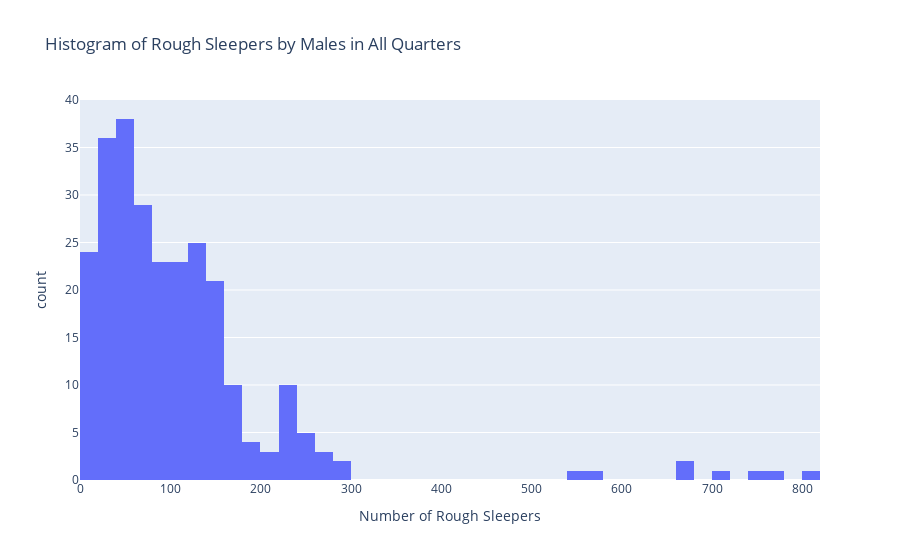

This figure's notebook cell:
### Code cell
# Histogram of rough sleepers by Males in all quarters
import plotly.express as px
fig = px.histogram(gen_rs_new.melt(id_vars=['Area'], var_name='var', value_name='Count').query("var.str.contains('Male')"),
            x='Count',
            nbins=50,
            title='Histogram of Rough Sleepers by Males in All Quarters',   
            labels={'Count':'Number of Rough Sleepers'})
fig.show()

### Figure 1 — Plotly figure (JSON) as saved in the notebook; plotly's stock layout.template omitted (floating-point values rounded to 4 significant figures; data arrays with more than 128 entries replaced by an {"elided": "..."} marker saying what was removed)
{"data": [{"alignmentgroup": "True", "bingroup": "x", "hovertemplate": "Number of Rough Sleepers=%{x}<br>count=%{y}<extra></extra>", "legendgroup": "", "marker": {"color": "#636efa", "pattern": {"shape": ""}}, "name": "", "nbinsx": 50, "offsetgroup": "", "orientation": "v", "showlegend": false, "type": "histogram", "x": {"elided": "264 int values"}, "xaxis": "x", "yaxis": "y"}], "layout": {"barmode": "relative", "legend": {"tracegroupgap": 0}, "title": {"text": "Histogram of Rough Sleepers by Males in All Quarters"}, "xaxis": {"anchor": "y", "domain": [0, 1], "title": {"text": "Number of Rough Sleepers"}}, "yaxis": {"anchor": "x", "domain": [0, 1], "title": {"text": "count"}}}}
